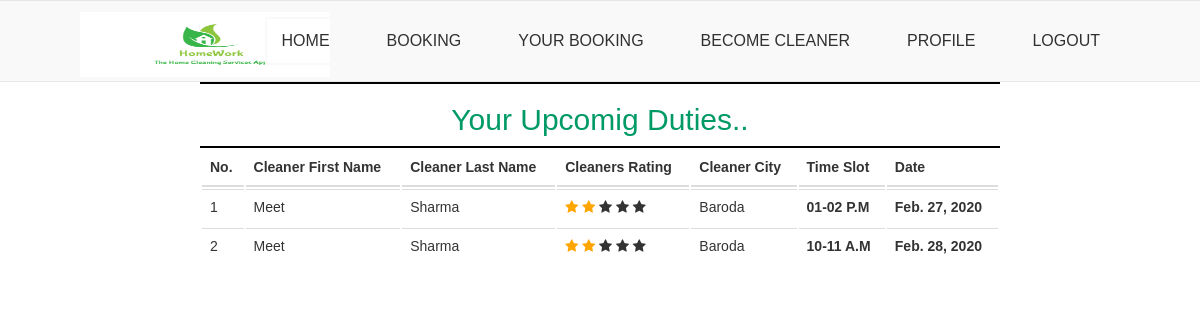
The app's page /dutydetail/12/ (signed in) with its own data.
### booking/models.py (models this page shows, shortened)
class Booking(models.Model):
    user = models.ForeignKey(User,null=True,on_delete=models.SET_NULL)
    city = models.ForeignKey(City,null=True,on_delete=models.SET_NULL)
    cleaner = models.ForeignKey(Cleaner,null=True,on_delete=models.SET_NULL)
    date = models.DateField()
    slot = models.IntegerField(null=True)

### accounts/models.py (models this page shows, shortened)
class Cleaner(models.Model):
    user = models.OneToOneField(User,on_delete=models.PROTECT,primary_key=True)
    quality_score = models.FloatField(default=0.00)
    city = models.ForeignKey(City,null=True,on_delete=models.CASCADE)

class User(AbstractUser):
    username = models.CharField(max_length=20,unique=False)
    phone = models.CharField(max_length=10,unique=True)
    first_name = models.CharField(max_length=20,blank=True)
    last_name = models.CharField(max_length=20,blank=True)
    is_cleaner = models.BooleanField(default=False)
    USERNAME_FIELD = 'phone'
    REQUIRED_FIELDS =   ['username']

class City(models.Model):
    city = models.CharField(max_length=20,unique=True)
    def __str__(self):
        return self.city

### booking/views.py (the view)
# urls.py: path('dutydetail/<int:pk>/',Dutydetail.as_view(),name='dutydetail'),
class Dutydetail(ListView):
    template_name = 'booking/duty.html'
    def get_queryset(self):
        return Booking.objects.filter(cleaner__user=self.request.user).order_by('date')

### booking/templates/booking/duty.html (shortened to what this page needs)
{% extends 'accounts/base.html' %}
{% block content %}
<div class="col-md-12">
<center>
<hr>
        <strong></strong><h2>Your Upcomig Duties..</h2></strong>
<hr>
{% if object_list %}
<table class="table table-hover" style="width:100%;">
    <thead>
        <tr>
            <th>No.</th>
            <th>Cleaner First Name</th>
            <th>Cleaner Last Name</th>
            <th>Cleaners Rating</th>
            <th>Cleaner City</th>
            <th>Time Slot</th>
            <th>Date</th>
        </tr>
    </thead>
    <body>
        {% for i in object_list %}
            <tr>
                <td>{{ forloop.counter }}</td>
                <td>{{ i.cleaner.user.first_name }}</td>
                <td>{{ i.cleaner.user.last_name }}</td>
                <td>{% if i.cleaner.quality_score == 1.0 %}
                    {{ i.quality_score }}
                    <span class="fa fa-star checked"></span>
                    <span class="fa fa-star"></span>
                    <span class="fa fa-star"></span>
                    <span class="fa fa-star"></span>
                    <span class="fa fa-star"></span>
                   {% elif i.cleaner.quality_score == 2.0 %}
                   <span class="fa fa-star checked"></span>
                   <span class="fa fa-star checked"></span>
                   <span class="fa fa-star"></span>
                    <span class="fa fa-star"></span>
                    <span class="fa fa-star"></span>
                   {% elif i.cleaner.quality_score == 3.0 %}
                   <span class="fa fa-star checked"></span>
                   <span class="fa fa-star checked"></span>
                   <span class="fa fa-star checked"></span>
                   <span class="fa fa-star"></span>
                    <span class="fa fa-star"></span>
                   {% elif i.cleaner.quality_score == 4.0 %}
                   <span class="fa fa-star checked"></span>
                   <span class="fa fa-star checked"></span>
                   <span class="fa fa-star checked"></span>
                   <span class="fa fa-star checked"></span>
                   <span class="fa fa-star"></span>
                   {% else %}
                   <span class="fa fa-star checked"></span>
                   <span class="fa fa-star checked"></span>
                   <span class="fa fa-star checked"></span>
                   <span class="fa fa-star checked"></span>
                   <span class="fa fa-star checked"></span>
                   {% endif %}</td>
                <td>{{ i.cleaner.city }}</td>
                <td style="font-weight:bold;"><script>document.write(timeslot[{{ i.slot }}])</script></td>
                <td style="font-weight:bold;">{{ i.date }}</td>
            </tr>
        {% endfor %}
        {% else %}
            <tr><h2>You Have No Recent Bookings</h2></tr>
            <tr><h3>No Data Found</h3></tr>
        {% endif %}
    </body>
</table>
</center>
{% endblock content %}

### accounts/templates/accounts/base.html (style rules this page uses)
.checked { color: orange; }

### records on screen
Booking: cleaner.user.first_name "Meet", cleaner.user.last_name "Sharma", cleaner.city "Baroda", date "Feb. 27, 2020"
Booking: cleaner.user.first_name "Meet", cleaner.user.last_name "Sharma", cleaner.city "Baroda", date "Feb. 28, 2020"
